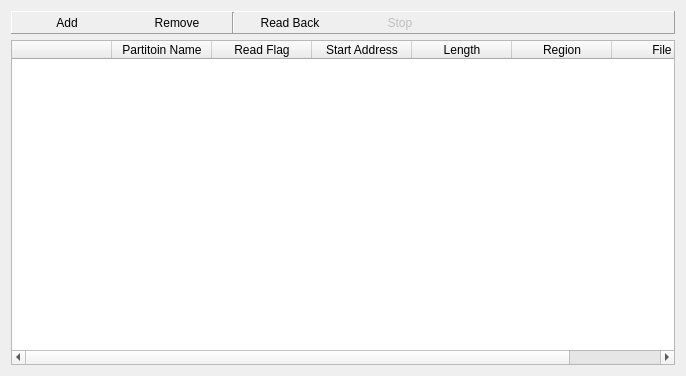
<?xml version="1.0" encoding="UTF-8"?>
<ui version="4.0">
 <class>ReadBackWidget</class>
 <widget class="QWidget" name="ReadBackWidget">
  <property name="geometry">
   <rect>
    <x>0</x>
    <y>0</y>
    <width>686</width>
    <height>376</height>
   </rect>
  </property>
  <property name="windowTitle">
   <string>Form</string>
  </property>
  <layout class="QVBoxLayout" name="verticalLayout">
   <item>
    <widget class="QFrame" name="frame_4">
     <property name="frameShape">
      <enum>QFrame::Panel</enum>
     </property>
     <property name="frameShadow">
      <enum>QFrame::Raised</enum>
     </property>
     <layout class="QHBoxLayout" name="horizontalLayout">
      <property name="spacing">
       <number>0</number>
      </property>
      <property name="margin">
       <number>0</number>
      </property>
      <item>
       <widget class="QToolButton" name="toolButton_add">
        <property name="minimumSize">
         <size>
          <width>110</width>
          <height>0</height>
         </size>
        </property>
        <property name="toolTip">
         <string>Ctrl + A</string>
        </property>
        <property name="text">
         <string>Add</string>
        </property>
        <property name="icon">
         <iconset resource="../../icon.qrc">
          <normaloff>:/images/add.png</normaloff>:/images/add.png</iconset>
        </property>
        <property name="iconSize">
         <size>
          <width>24</width>
          <height>24</height>
         </size>
        </property>
        <property name="toolButtonStyle">
         <enum>Qt::ToolButtonTextUnderIcon</enum>
        </property>
        <property name="autoRaise">
         <bool>true</bool>
        </property>
       </widget>
      </item>
      <item>
       <widget class="QToolButton" name="toolButton_remove">
        <property name="minimumSize">
         <size>
          <width>110</width>
          <height>0</height>
         </size>
        </property>
        <property name="toolTip">
         <string>Ctrl + R</string>
        </property>
        <property name="text">
         <string>Remove</string>
        </property>
        <property name="icon">
         <iconset resource="../../icon.qrc">
          <normaloff>:/images/remove.png</normaloff>:/images/remove.png</iconset>
        </property>
        <property name="iconSize">
         <size>
          <width>24</width>
          <height>24</height>
         </size>
        </property>
        <property name="toolButtonStyle">
         <enum>Qt::ToolButtonTextUnderIcon</enum>
        </property>
        <property name="autoRaise">
         <bool>true</bool>
        </property>
       </widget>
      </item>
      <item>
       <widget class="Line" name="line">
        <property name="maximumSize">
         <size>
          <width>16777215</width>
          <height>41</height>
         </size>
        </property>
        <property name="orientation">
         <enum>Qt::Vertical</enum>
        </property>
       </widget>
      </item>
      <item>
       <widget class="QToolButton" name="toolButton_readBack">
        <property name="minimumSize">
         <size>
          <width>110</width>
          <height>0</height>
         </size>
        </property>
        <property name="toolTip">
         <string>Ctrl + B</string>
        </property>
        <property name="text">
         <string>Read Back</string>
        </property>
        <property name="icon">
         <iconset resource="../../icon.qrc">
          <normaloff>:/images/readBack.png</normaloff>:/images/readBack.png</iconset>
        </property>
        <property name="iconSize">
         <size>
          <width>24</width>
          <height>24</height>
         </size>
        </property>
        <property name="toolButtonStyle">
         <enum>Qt::ToolButtonTextUnderIcon</enum>
        </property>
        <property name="autoRaise">
         <bool>true</bool>
        </property>
       </widget>
      </item>
      <item>
       <widget class="QToolButton" name="toolButton_stop">
        <property name="enabled">
         <bool>false</bool>
        </property>
        <property name="minimumSize">
         <size>
          <width>110</width>
          <height>0</height>
         </size>
        </property>
        <property name="toolTip">
         <string>F10</string>
        </property>
        <property name="text">
         <string>Stop</string>
        </property>
        <property name="icon">
         <iconset resource="../../icon.qrc">
          <normaloff>:/images/stop.png</normaloff>:/images/stop.png</iconset>
        </property>
        <property name="iconSize">
         <size>
          <width>24</width>
          <height>24</height>
         </size>
        </property>
        <property name="popupMode">
         <enum>QToolButton::DelayedPopup</enum>
        </property>
        <property name="toolButtonStyle">
         <enum>Qt::ToolButtonTextUnderIcon</enum>
        </property>
        <property name="autoRaise">
         <bool>true</bool>
        </property>
       </widget>
      </item>
      <item>
       <spacer name="horizontalSpacer">
        <property name="orientation">
         <enum>Qt::Horizontal</enum>
        </property>
        <property name="sizeHint" stdset="0">
         <size>
          <width>40</width>
          <height>20</height>
         </size>
        </property>
       </spacer>
      </item>
     </layout>
    </widget>
   </item>
   <item>
    <widget class="QTableWidget" name="tableWidget">
     <property name="editTriggers">
      <set>QAbstractItemView::NoEditTriggers</set>
     </property>
     <property name="alternatingRowColors">
      <bool>true</bool>
     </property>
     <property name="selectionMode">
      <enum>QAbstractItemView::SingleSelection</enum>
     </property>
     <property name="selectionBehavior">
      <enum>QAbstractItemView::SelectRows</enum>
     </property>
     <property name="gridStyle">
      <enum>Qt::SolidLine</enum>
     </property>
     <property name="wordWrap">
      <bool>false</bool>
     </property>
     <attribute name="horizontalHeaderHighlightSections">
      <bool>false</bool>
     </attribute>
     <attribute name="horizontalHeaderMinimumSectionSize">
      <number>1</number>
     </attribute>
     <attribute name="horizontalHeaderStretchLastSection">
      <bool>true</bool>
     </attribute>
     <attribute name="verticalHeaderVisible">
      <bool>false</bool>
     </attribute>
     <attribute name="verticalHeaderDefaultSectionSize">
      <number>21</number>
     </attribute>
     <column>
      <property name="text">
       <string/>
      </property>
     </column>
     <column>
      <property name="text">
       <string>Partitoin Name</string>
      </property>
     </column>
     <column>
      <property name="text">
       <string>Read Flag</string>
      </property>
     </column>
     <column>
      <property name="text">
       <string>Start Address</string>
      </property>
     </column>
     <column>
      <property name="text">
       <string>Length</string>
      </property>
     </column>
     <column>
      <property name="text">
       <string>Region</string>
      </property>
     </column>
     <column>
      <property name="text">
       <string>File</string>
      </property>
     </column>
    </widget>
   </item>
  </layout>
 </widget>
 <resources>
  <include location="../../icon.qrc"/>
 </resources>
 <connections/>
</ui>
